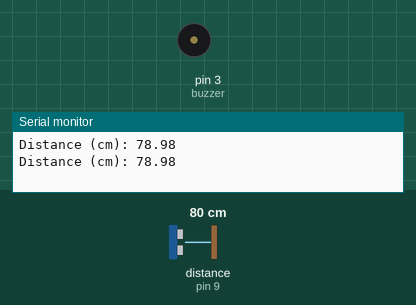
Bench run of a sketch on a simulated Arduino Uno, built with avr-gcc and run on an emulated ATmega328P. Shown: buzzer (waves = sounding, pin HIGH), the last lines printed to the serial monitor. Wiring (inferred from the names in the program): ultrasonic range finder: trigger pin 10; echo pin 9. The inputs (shaded band) are chosen by the test bench; at power-on: distance to the obstacle (sensor on pin 9) 80 cm. The echo pulse lasts 58.3 µs per cm; pins used as bus, display or sensor lines are not drawn.

Above: at 2.3 s.
2.4 s: distance to the obstacle (sensor on pin 9) set to 2 cm
At 3.36 s:
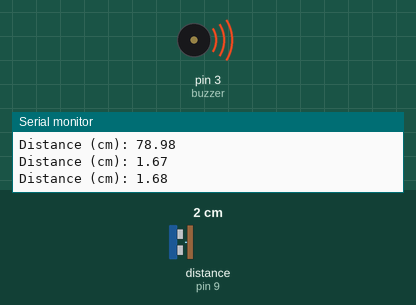
5.9 s: distance to the obstacle (sensor on pin 9) set to 19 cm
9.4 s: distance to the obstacle (sensor on pin 9) set to 22 cm
At 10.6 s:
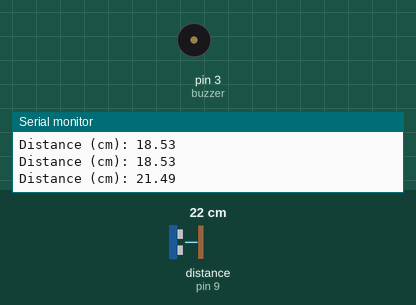
Timing chart, 0 to 18.9 s (numbered marks = the images above; inputs shaded):
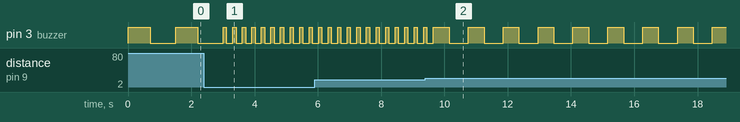

The sketch:

code.ino
```cpp
#define TRIG_PIN 10
#define ECHO_PIN 9
#define buzzer 3

const int PULSE_WIDTH = 10; // Microseconds to send trigger pulse

void setup() {
  pinMode(TRIG_PIN, OUTPUT);
  pinMode(ECHO_PIN, INPUT);
  pinMode(buzzer, OUTPUT);
  Serial.begin(9600);
}

void loop() {
  digitalWrite(TRIG_PIN, LOW);
  delayMicroseconds(2);
  digitalWrite(TRIG_PIN, HIGH);
  delayMicroseconds(PULSE_WIDTH);
  digitalWrite(TRIG_PIN, LOW);

  long duration = pulseIn(ECHO_PIN, HIGH);

  float distance_cm = duration * 0.034 / 2; // Speed of sound in cm/us / 2 (round trip)

  if (distance_cm > 0 && distance_cm <= 400) {
    Serial.print("Distance (cm): ");
    Serial.println(distance_cm);
  } else {
    Serial.println("Object out of range or sensor error.");
  }

if (distance_cm < 20){
  digitalWrite(buzzer, HIGH);
  delay(100);
  digitalWrite(buzzer, LOW);
  delay(100);
}
else if(distance_cm >20 && distance_cm < 60){
   digitalWrite(buzzer, HIGH);
  delay(500);
  digitalWrite(buzzer, LOW);
  delay(500);
}
else if(distance_cm >60 && distance_cm < 200){
   digitalWrite(buzzer, HIGH);
  delay(700);
  digitalWrite(buzzer, LOW);
  delay(700);
}
else{
   digitalWrite(buzzer, HIGH);
  delay(1000);
  digitalWrite(buzzer, LOW);
  delay(1000);
}
  delay(100);
}
```

Measured:
- the behaviour switches between 20 and 21 cm on distance to the obstacle (sensor on pin 9) (found by bisection; images 1 and 2)
- after the input at 2.4 s, pin 3 (buzzer): alternates HIGH for 0.10 s and LOW for 0.20 s, starting after 0.71 s
- by itself, pin 3 (buzzer): alternates HIGH for 0.70 s and LOW for 0.81 s
